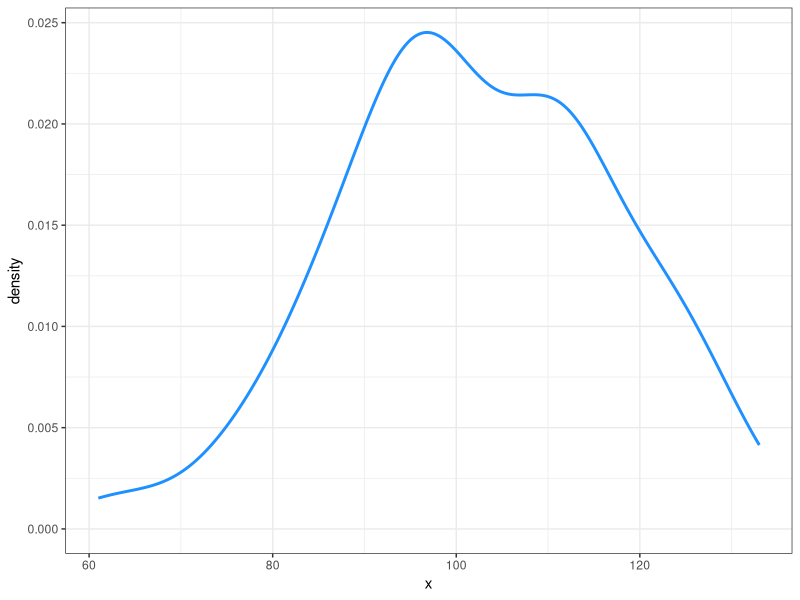

This figure's R source:
## ---- chunk 1
library(ggplot2)

a <- data.frame(x = rnorm(100, 100, 15))

ggplot(a, aes(x)) + 
  stat_density(geom="line", size=1, color="dodgerblue") +
  theme_bw()
